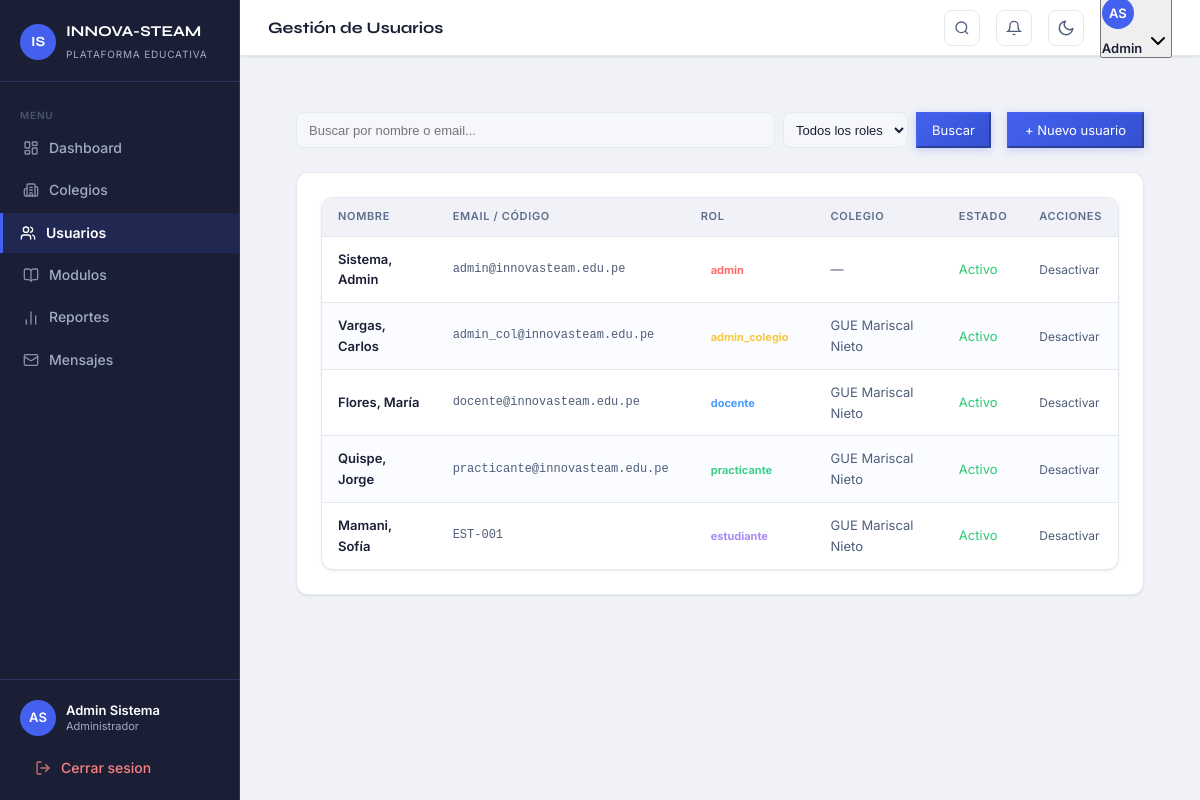
The app's page /admin/usuarios.php (signed in) with its own data.
### tables this page shows
CREATE TABLE usuarios (
  id              INT UNSIGNED AUTO_INCREMENT PRIMARY KEY,
  nombre          VARCHAR(100) NOT NULL,
  apellido        VARCHAR(100) NOT NULL,
  email           VARCHAR(180) UNIQUE,
  codigo_acceso   VARCHAR(30)  UNIQUE,
  password_hash   VARCHAR(255) NOT NULL,
  rol             ENUM('admin','admin_colegio','docente','practicante','estudiante') NOT NULL,
  colegio_id      INT UNSIGNED,
  universidad     VARCHAR(200),
  telefono_tutor  VARCHAR(30),
  activo          TINYINT(1)   NOT NULL DEFAULT 1,
  created_at      TIMESTAMP    NOT NULL DEFAULT CURRENT_TIMESTAMP,
  CONSTRAINT fk_usuarios_colegio FOREIGN KEY (colegio_id) REFERENCES colegios(id) ON DELETE SET NULL
);

CREATE TABLE colegios (
  id          INT UNSIGNED AUTO_INCREMENT PRIMARY KEY,
  nombre      VARCHAR(200)  NOT NULL,
  distrito    VARCHAR(100)  NOT NULL,
  ugel_codigo VARCHAR(30)   NOT NULL,
  director    VARCHAR(150),
  telefono    VARCHAR(30),
  activo      TINYINT(1)    NOT NULL DEFAULT 1,
  created_at  TIMESTAMP     NOT NULL DEFAULT CURRENT_TIMESTAMP
);

### includes/config.php (called while the page is built, shortened)
<?php
function currentUser(): array
{
    return $_SESSION['usuario'] ?? [];
}
function currentRole(): string
{
    return $_SESSION['rol'] ?? '';
}
function sanitize(string $val): string
{
    return htmlspecialchars(trim($val), ENT_QUOTES, 'UTF-8');
}

### admin/usuarios.php (the view, shortened to what this page needs)
<?php
require_once __DIR__ . '/../includes/config.php';
$pdo = getDB();
$q = $_GET['q'] ?? '';
$where = '1=1';
$params = [];
$usuarios = $pdo->prepare("
    SELECT u.*, col.nombre as colegio_nombre
    FROM usuarios u
    LEFT JOIN colegios col ON col.id=u.colegio_id
    WHERE $where
    ORDER BY u.rol, u.apellido, u.nombre
    LIMIT 100
");
$usuarios->execute($params);
$usuarios = $usuarios->fetchAll();
$pageTitle = 'Gestión de Usuarios';
$activeNav = 'usuarios';
require_once __DIR__ . '/../includes/header.php';
?>
<div class="page-content">
  <div style="display:flex; gap:16px; margin-bottom:24px; flex-wrap:wrap;">
    <form method="GET" style="display:flex; gap:8px; flex:1; min-width:200px;">
      <input type="search" name="q" value="<?= sanitize($q) ?>" placeholder="Buscar por nombre o email..."
        style="flex:1; background:var(--bg-elevated); border:1px solid var(--bg-border); color:var(--text-primary); border-radius:8px; padding:8px 12px; font-size:13px;">
      <select name="rol" style="background:var(--bg-elevated); border:1px solid var(--bg-border); color:var(--text-primary); border-radius:8px; padding:8px; font-size:13px;">
        <option value="">Todos los roles</option>
      </select>
      <button type="submit" class="btn-primary" style="padding:8px 14px; font-size:13px;">Buscar</button>
    </form>
    <button onclick="document.getElementById('modal-crear').style.display='flex'" class="btn-primary" style="padding:8px 16px; font-size:13px;">
      + Nuevo usuario
    </button>
  </div>
  <div class="card">
    <div class="table-wrapper">
      <table>
        <thead><tr><th>Nombre</th><th>Email / Código</th><th>Rol</th><th>Colegio</th><th>Estado</th><th>Acciones</th></tr></thead>
        <tbody>
          <?php foreach ($usuarios as $u): ?>
          <tr style="opacity:<?= $u['activo']?1:0.5 ?>">
            <td style="font-weight:600;"><?= sanitize($u['apellido'].', '.$u['nombre']) ?></td>
            <td style="font-size:12px; color:var(--text-secondary); font-family:monospace;">
              <?= sanitize($u['email'] ?? $u['codigo_acceso'] ?? '—') ?>
            </td>
            <td>
              <?php $rColors = ['admin'=>'var(--coral)','admin_colegio'=>'var(--gold)','docente'=>'var(--blue)','practicante'=>'var(--green)','estudiante'=>'var(--purple)']; ?>
              <span style="background:<?= $rColors[$u['rol']] ?>22; color:<?= $rColors[$u['rol']] ?>; border:1px solid <?= $rColors[$u['rol']] ?>44; padding:2px 10px; border-radius:20px; font-size:11px; font-weight:700;">
                <?= $u['rol'] ?>
              </span>
            </td>
            <td style="color:var(--text-secondary); font-size:13px;"><?= sanitize($u['colegio_nombre'] ?? '—') ?></td>
            <td><span style="color:<?= $u['activo']?'var(--success)':'var(--danger)' ?>"><?= $u['activo']?'Activo':'Inactivo' ?></span></td>
            <td>
              <a href="?toggle=<?= $u['id'] ?>" style="color:var(--text-secondary); font-size:12px; text-decoration:none;" onclick="return confirm('¿Cambiar estado del usuario?')">
                <?= $u['activo']?'Desactivar':'Activar' ?>
              </a>
            </td>
          </tr>
          <?php endforeach; ?>
        </tbody>
      </table>
    </div>
  </div>
</div>
<?php require_once __DIR__ . '/../includes/footer.php'; ?>

### includes/header.php (shortened to what this page needs)
<?php
$user     = currentUser();
$rol      = currentRole();
$initials = strtoupper(substr($user['nombre'] ?? 'U', 0, 1) . substr($user['apellido'] ?? '', 0, 1));
$rolLabel = match ($rol) {
    'admin'         => 'Administrador',
    'admin_colegio' => 'Director',
    'docente'       => 'Docente',
    'practicante'   => 'Practicante',
    'estudiante'    => 'Estudiante',
    default         => ucfirst($rol),
};
?>
<!DOCTYPE html>
<html lang="es">
<head>
  <link rel="stylesheet" href="<?= BASE_URL ?>/assets/css/stellar.css"/>
  <link rel="stylesheet" href="<?= BASE_URL ?>/assets/css/sidebar.css"/>
</head>
<body>
<div class="layout">
  <aside class="sidebar" id="sidebar">
    <div class="sidebar-brand">
      <div class="brand-mark">IS</div>
      <div class="brand-text">
        <span class="brand-name">INNOVA-STEAM</span>
        <span class="brand-sub">Plataforma Educativa</span>
      </div>
    </div>
    <nav class="sidebar-nav">
      <span class="nav-section-label">Menu</span>
      <?php foreach ($navItems as $item): ?>
      <a href="<?= $item['href'] ?>"
         class="nav-item <?= $activeNav === $item['key'] ? 'active' : '' ?>">
        <i data-lucide="<?= $item['icon'] ?>"></i>
        <span><?= $item['label'] ?></span>
      </a>
      <?php endforeach; ?>
    </nav>
    <div class="sidebar-footer">
      <div class="sidebar-user">
        <div class="user-avatar"><?= $initials ?></div>
        <div class="user-info">
          <p class="user-name"><?= sanitize(trim(($user['nombre'] ?? '') . ' ' . ($user['apellido'] ?? ''))) ?></p>
          <p class="user-role"><?= $rolLabel ?></p>
        </div>
      </div>
      <a href="<?= BASE_URL ?>/logout.php" class="nav-item nav-item-danger">
        <i data-lucide="log-out"></i>
        <span>Cerrar sesion</span>
      </a>
    </div>
  </aside>
  <div class="main-content" id="main-content">
    <header class="topbar" x-data="{ userOpen: false, notifOpen: false, notifCount: 0, notifs: [] }"
            x-init="
              fetch('<?= BASE_URL ?>/api/notificaciones.php?action=list')
                .then(r=>r.json()).then(d=>{notifCount=d.unread||0;notifs=d.items||[]})
                .catch(()=>{});
            ">
      <h1 class="topbar-title"><?= sanitize($pageTitle) ?></h1>
      <button onclick="openSearch()" class="topbar-icon-btn" title="Buscar (Ctrl+K)" aria-label="Buscar" style="margin-left:auto">
        <svg xmlns="http://www.w3.org/2000/svg" width="16" height="16" viewBox="0 0 24 24" fill="none" stroke="currentColor" stroke-width="2"><circle cx="11" cy="11" r="8"/><line x1="21" y1="21" x2="16.65" y2="16.65"/></svg>
      </button>
      <div style="position:relative" x-data>
        <button @click="notifOpen = !notifOpen" @click.away="notifOpen = false"
                class="topbar-icon-btn" title="Notificaciones" style="position:relative">
          <svg xmlns="http://www.w3.org/2000/svg" width="16" height="16" viewBox="0 0 24 24" fill="none" stroke="currentColor" stroke-width="2"><path d="M18 8A6 6 0 0 0 6 8c0 7-3 9-3 9h18s-3-2-3-9"/><path d="M13.73 21a2 2 0 0 1-3.46 0"/></svg>
        </button>
      </div>
      <button id="theme-toggle" onclick="toggleTheme()" class="topbar-icon-btn" title="Modo oscuro/claro" aria-label="Cambiar tema">
        <svg class="theme-icon-moon" xmlns="http://www.w3.org/2000/svg" width="18" height="18" viewBox="0 0 24 24" fill="none" stroke="currentColor" stroke-width="2" stroke-linecap="round" stroke-linejoin="round"><path d="M21 12.79A9 9 0 1 1 11.21 3 7 7 0 0 0 21 12.79z"/></svg>
      </button>
      <div class="topbar-actions" style="position:relative">
        <button @click="userOpen = !userOpen" @click.away="userOpen = false"
                class="topbar-user-btn" style="display:flex;align-items:center;gap:8px;background:transparent;border:none;cursor:pointer;padding:4px 8px;border-radius:8px;transition:background .15s"
                :style="userOpen ? 'background:var(--bg-hover)' : ''">
          <div class="user-avatar" style="width:32px;height:32px;font-size:13px"><?= $initials ?></div>
          <span style="font-size:13px;font-weight:600;color:var(--text-primary);max-width:120px;white-space:nowrap;overflow:hidden;text-overflow:ellipsis"><?= sanitize($user['nombre'] ?? '') ?></span>
          <i data-lucide="chevron-down" style="width:14px;height:14px;color:var(--text-muted);transition:transform .2s" :style="userOpen ? 'transform:rotate(180deg)' : ''"></i>
        </button>
      </div>
    </header>
    <main class="page-content">

### assets/css/stellar.css (style rules this page uses)
:root { --bg-page: #f0f2f7; --bg-surface: #ffffff; --bg-card: #ffffff; --bg-input: #f8f9fc; --bg-muted: #f0f2f7; --bg-border: #e4e8f0; --bg-hover: #f5f7fa; --text-primary: #1a1f36; --text-secondary: #4e5d78; --text-muted: #5d6e8b; --text-inverse: #ffffff; --accent: #4361ee; --accent-hover: #3451d1; --accent-light: rgba(67, 97, 238, .10); --accent-border: rgba(67, 97, 238, .30); --success: #2dca73; --success-light: rgba(45, 202, 115, .10); --danger: #f5365c; --danger-light: rgba(245, 54, 92, .10); --warning: #fb8c00; --warning-light: rgba(251, 140, 0, .10); --info: #4361ee; --info-light: rgba(67, 97, 238, .10); --star-color: #f6a609; --gold: #f5c842; --bg-elevated: #f5f7fa; --sidebar-bg: #1a1f36; --sidebar-surface: #222840; --sidebar-border: #2d3561; --sidebar-text: #a0aec0; --sidebar-active: #ffffff; --blue: #4a9eff; --green: #3ecf8e; --purple: #a78bfa; --coral: #ff6b6b; --teal: #06b6d4; --sidebar-width: 240px; --radius-sm: 8px; --radius: 12px; --radius-lg: 16px; --shadow-sm: 0 1px 3px rgba(16, 24, 64, .06), 0 1px 2px rgba(16, 24, 64, .04); --shadow: 0 4px 16px rgba(16, 24, 64, .10); --shadow-lg: 0 8px 32px rgba(16, 24, 64, .14); --transition: 150ms ease; }
*, *::before, *::after { box-sizing: border-box; margin: 0; padding: 0; }
html { scroll-behavior: smooth; -webkit-text-size-adjust: 100%; }
body { background: var(--bg-page); color: var(--text-primary); font-family: 'Inter', system-ui, -apple-system, sans-serif; font-size: 14px; line-height: 1.6; min-height: 100vh; -webkit-font-smoothing: antialiased; -moz-osx-font-smoothing: grayscale; }
a { color: var(--accent); text-decoration: none; }
button { cursor: pointer; font-family: inherit; }
h1, h2, h3, h4 { font-family: 'Syne', sans-serif; font-weight: 700; line-height: 1.25; color: var(--text-primary); }
h1 { font-size: 2rem; }
p { color: var(--text-secondary); line-height: 1.7; }
.card { background: var(--bg-card); border: 1px solid var(--bg-border); border-radius: var(--radius); padding: 24px; box-shadow: var(--shadow-sm); position: relative; transition: box-shadow var(--transition), transform var(--transition); }
.btn-primary { background: var(--accent); color: #ffffff; border-color: var(--accent); }
.table-wrapper { width: 100%; overflow-x: auto; background: var(--bg-card); border: 1px solid var(--bg-border); border-radius: var(--radius); box-shadow: var(--shadow-sm); }
table { width: 100%; border-collapse: collapse; font-size: 13px; }
thead { background: var(--bg-muted); }
thead th { padding: 10px 16px; text-align: left; font-size: 11px; font-weight: 600; text-transform: uppercase; letter-spacing: 0.06em; color: var(--text-muted); border-bottom: 1px solid var(--bg-border); white-space: nowrap; }
tbody tr { border-bottom: 1px solid var(--bg-border); transition: background var(--transition); }
tbody tr:last-child { border-bottom: none; }
tbody tr:nth-child(even) { background: rgba(67, 97, 238, .018); }
tbody td { padding: 12px 16px; color: var(--text-secondary); vertical-align: middle; }
tbody td:first-child { color: var(--text-primary); font-weight: 500; }
.user-avatar { width: 36px; height: 36px; border-radius: 50%; background: var(--accent); color: #ffffff; display: flex; align-items: center; justify-content: center; font-size: 13px; font-weight: 600; flex-shrink: 0; user-select: none; text-transform: uppercase; }
.page-content > * { animation: fadeUp .38s cubic-bezier(.22,1,.36,1) both; }
.page-content > *:nth-child(1) { animation-delay: .04s; }
.page-content > *:nth-child(2) { animation-delay: .08s; }
.card { transition: box-shadow .22s ease, transform .22s ease, border-color .22s ease; }
.nav-item { transition: background .18s ease, color .18s ease, border-color .18s ease; }
.btn-primary { background: linear-gradient(135deg, #4361ee 0%, #3451d1 100%); box-shadow: 0 2px 8px rgba(67,97,238,.25); }
* { scrollbar-width: thin; scrollbar-color: var(--bg-border) transparent; }
body, .card, .stat-card, .topbar, .table-wrapper, .table-wrap, .sidebar, .main-content { transition: background-color .25s ease, border-color .2s ease, color .2s ease; }
html:not([data-theme="dark"]) .theme-icon-moon { display: block !important; }

### records on screen
usuarios: initials "AS", nombre+apellido "Admin Sistema", nombre "Admin", apellido+nombre "Sistema, Admin", email "admin@innovasteam.edu.pe", rol "admin", colegio_nombre "—", activo "Activo"
usuarios: apellido+nombre "Vargas, Carlos", email "admin_col@innovasteam.edu.pe", rol "admin_colegio", colegio.nombre "GUE Mariscal Nieto", activo "Activo"
usuarios: apellido+nombre "Flores, María", email "docente@innovasteam.edu.pe", rol "docente", colegio.nombre "GUE Mariscal Nieto", activo "Activo"
usuarios: apellido+nombre "Quispe, Jorge", email "practicante@innovasteam.edu.pe", rol "practicante", colegio.nombre "GUE Mariscal Nieto", activo "Activo"
usuarios: apellido+nombre "Mamani, Sofía", codigo_acceso "EST-001", rol "estudiante", colegio.nombre "GUE Mariscal Nieto", activo "Activo"

### other values on screen
$item['label'] "Dashboard"
$item['label'] "Colegios"
$item['label'] "Usuarios"
$item['label'] "Modulos"
$item['label'] "Reportes"
$item['label'] "Mensajes"
$rolLabel "Administrador"
$pageTitle "Gestión de Usuarios"
